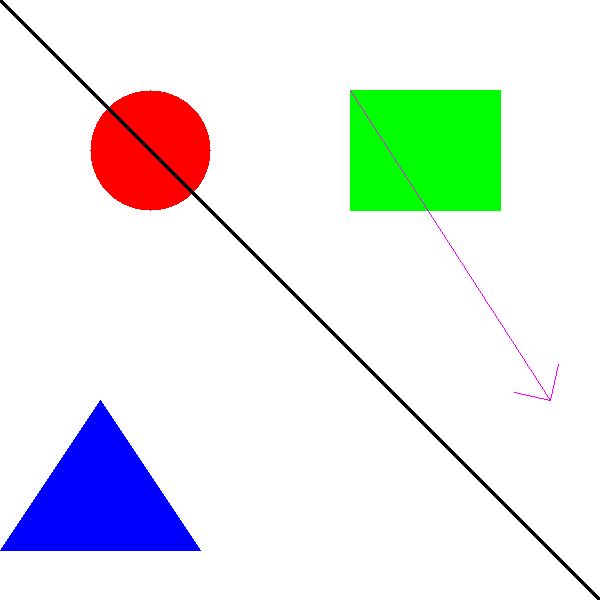
#> input picture week01/output/shapes.png, 600 x 600 px
$ jupyter execute task01.ipynb
#> lines starting #> are read from the running program, lines starting #| are printed output that depends on the picture
### Imports

[cell 1]
import cv2 as cv
import numpy as np
import matplotlib.pyplot as plt
import skimage.data as skdata

### Save camera.png

[cell 2]
camera_img = skdata.camera()
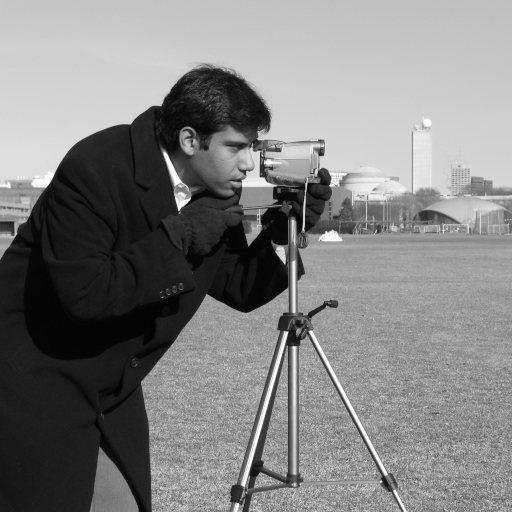
#> camera_img: shape (512, 512); min 0, max 255, mean 129.1
print(f"Size: {camera_img.shape[1]}x{camera_img.shape[0]}")
#| Size: 512x512
cv.imwrite("output/camera.png", camera_img)

# Show Image
plt.figure(figsize=(5,5))
plt.imshow(cv.cvtColor(camera_img, cv.COLOR_BGR2RGB))
plt.axis("off")
plt.show()

### Save coins.png

[cell 3]
coins_img = skdata.coins()
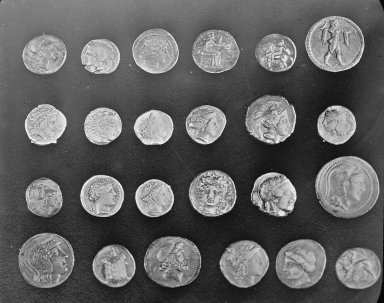
#> coins_img: shape (303, 384); min 1, max 252, mean 96.9
print(f"Size: {coins_img.shape[1]}x{coins_img.shape[0]}")
#| Size: 384x303
cv.imwrite("output/coins.png", coins_img)

# Show Image
plt.figure(figsize=(5,5))
plt.imshow(cv.cvtColor(coins_img, cv.COLOR_BGR2RGB))
plt.axis("off")
plt.show()

### Copy shapes.png

[cell 4]
cv.imwrite("output/shapes.png", cv.imread("../week01/output/shapes.png"))
